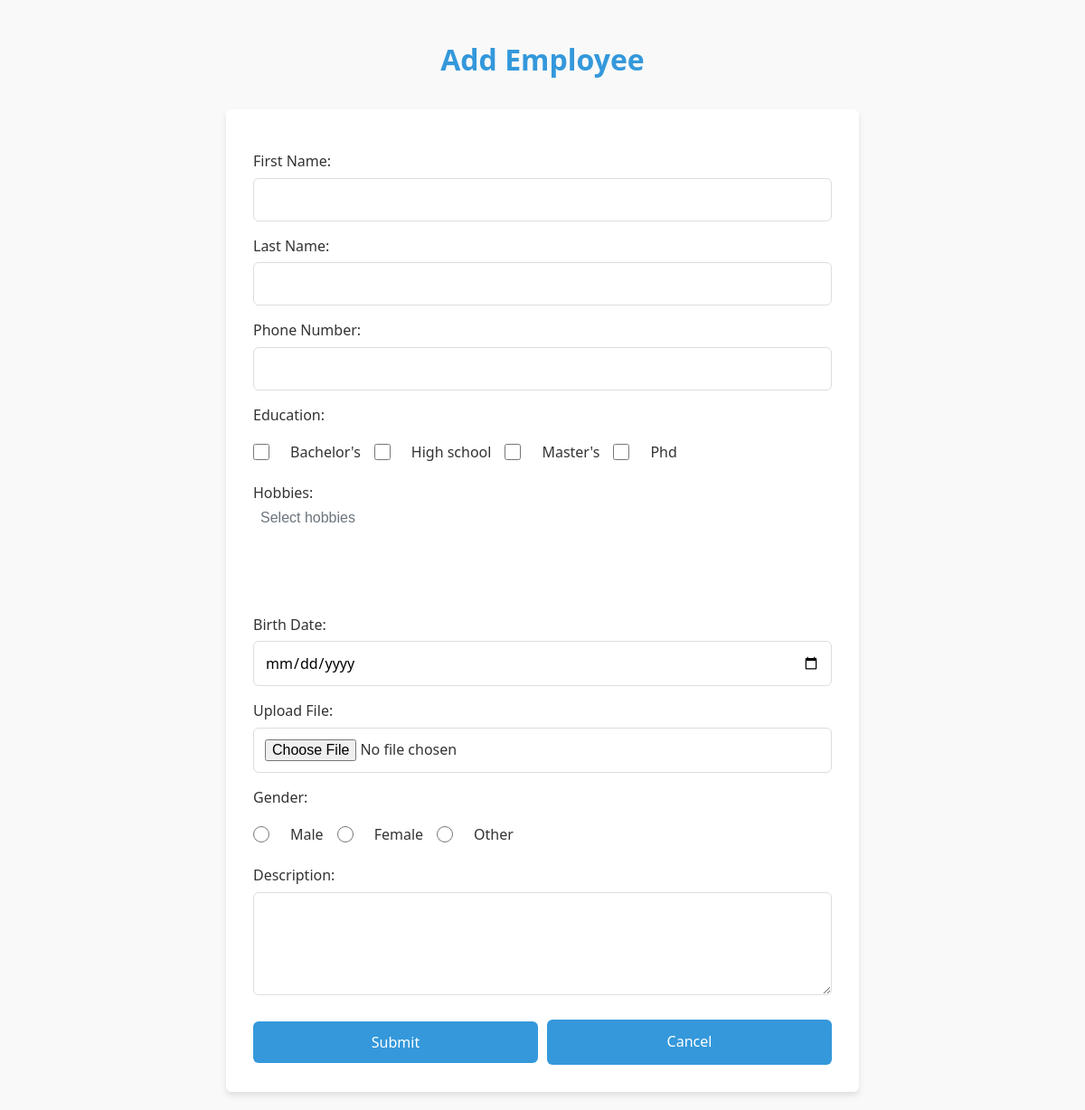
The app's page /views/Adminstrator/AddEmp.php (signed in) with its own data.
### tables this page shows
CREATE TABLE `educations` (
  `Eduid` int(11) NOT NULL,
  `Eduname` varchar(50) NOT NULL
);

### utils/FetchEdu.php (the view)
<?php
  $eduQuery = "SELECT Eduid, Eduname FROM educations";
  $eduResult = $conn->query($eduQuery);
  if ($eduResult->num_rows > 0) {
      while($row = $eduResult->fetch_assoc()) {
          echo '<input type="checkbox" id="edu_'.$row['Eduid'].'" name="education[]" value="'.$row['Eduid'].'">';
          echo '<label for="edu_'.$row['Eduid'].'">'.ucfirst(strtolower($row['Eduname'])).'</label>';
      }
  } else {
      echo '<p>No education levels found</p>';
  }
?>

### assets/Styles/AddEmp.css (style rules this page uses)
:root { --primary-color: #3498db; --secondary-color: #2980b9; --accent-color: #e74c3c; --light-gray: #f5f5f5; --dark-gray: #333; --border-radius: 6px; --box-shadow: 0 4px 6px rgba(0, 0, 0, 0.1); }
* { box-sizing: border-box; margin: 0; padding: 0; font-family: 'Segoe UI', Tahoma, Geneva, Verdana, sans-serif; }
body { background-color: #f9f9f9; color: var(--dark-gray); line-height: 1.6; padding: 20px; }
label { display: block; margin: 15px 0 5px; font-weight: 500; color: var(--dark-gray); }
.checkbox-group label, .radio-group label { display: inline-flex; align-items: center; margin: 5px 0; font-weight: normal; cursor: pointer; }
input[type="checkbox"], input[type="radio"] { margin-right: 8px; width: 18px; height: 18px; cursor: pointer; }

### records on screen
educations: Eduname "Bachelor's"
educations: Eduname "High school"
educations: Eduname "Master's"
educations: Eduname "Phd"
